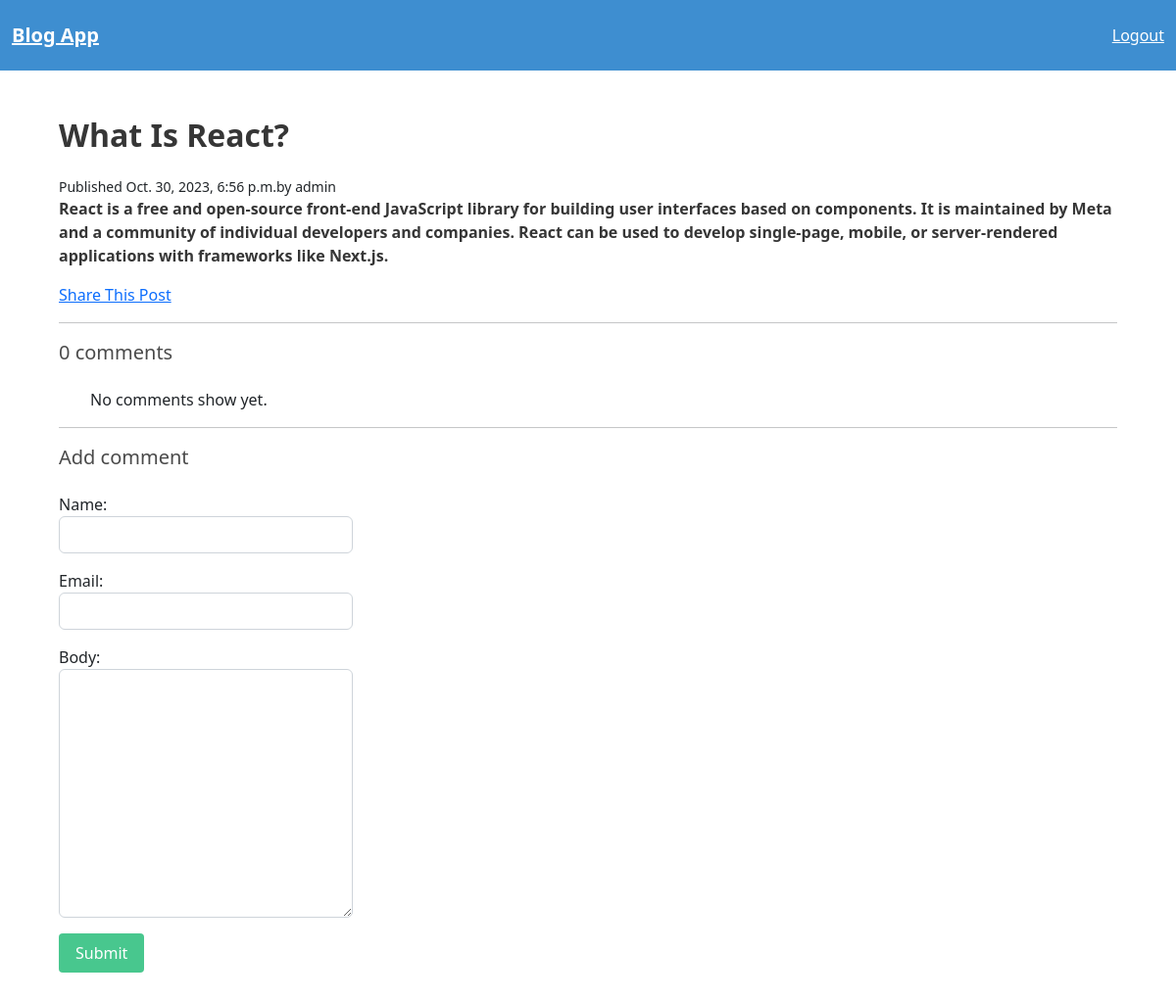
Page /post_detail/3 (signed in) on the committed database.
### app/models.py (models this page shows)
class Blog(models.Model):
    title = models.CharField(max_length=200)
    content = models.TextField()
    created_at = models.DateTimeField(auto_now_add=True)
    author = models.ForeignKey(User, on_delete=models.CASCADE)

### app/views.py (the view)
# urls.py: path('post_detail/<int:id>',views.post_detail,name='post_detail'),
@login_required()
def post_detail(request, id):
    post = Blog.objects.get(id=id)
    current_user=request.user
    blog_id = id
    if request.method=="POST":
        form=CommentForm(request.POST)
        if form.is_valid():
            name=request.POST['name']
            email=request.POST['email']
            body=request.POST['body']
            comment = Comment(blog_id=blog_id,author=current_user,name=name,email=email,body=body)
            comment.save()
            return redirect('post_detail',id=id)
    else:
        form=CommentForm()
    return render(request, 'detail.html', {'post': post,'form':form})

### app/forms.py
class CommentForm(forms.ModelForm):
    name = forms.CharField(label='Name',max_length=10,widget=forms.TextInput(attrs={'class': 'form-control'}))
    email = forms.EmailField(widget=forms.EmailInput(attrs={'class': 'form-control'}))
    body = forms.CharField(widget=forms.Textarea(attrs={'class': 'form-control'}))
    class Meta:
        model = Comment
        fields = ['name', 'email', 'body']

### templates/detail.html (shortened to what this page needs)
{% extends 'base.html' %}
{% block content %}
    <h1 class="title">{{ post.title }}</h1>
    <small>Published {{ post.created_at }}by {{post.author}}</small>
    <p><strong>{{ post.content }}</strong></p>
    <a href="{% url 'share_post' post.id %}">Share This Post</a>
    <hr>
    <h2 class="subtitle">
        {% if post.comment_set.count == 0 %}
            0 comments
        {% else %}
            {{ post.comment_set.count }} comment{{ post.comment_set.count|pluralize }}
        {% endif %}
    </h2>
    <ul>
        {% if post.comment_set.count == 0 %}
            <li>No comments show yet.</li>
        {% endif %}
    </ul>
    <hr>
    <h2 class="subtitle">Add comment</h2>
    <form method="POST" action="">
        <div class="form-group">
        {{ form.as_p }}
        </div>
        <div class="field">
            <div class="control">
                <button class="button is-success">Submit</button>
            </div>
        </div>
    </form>
{% endblock %}

### templates/detail.html (style rules this page uses)
.form-control { width: 300px; }

### rows in the picture
Blog: title "What Is React?", created_at "Oct. 30, 2023, 6:56 p.m.", author "admin", content "React is a free and open-source front-end JavaScript library for building user interfaces based on components. It is maintained by Meta and a community of individual developers and companies. React can be used to develop single-page, mobile, or server-rendered applications with frameworks like Next.js."
